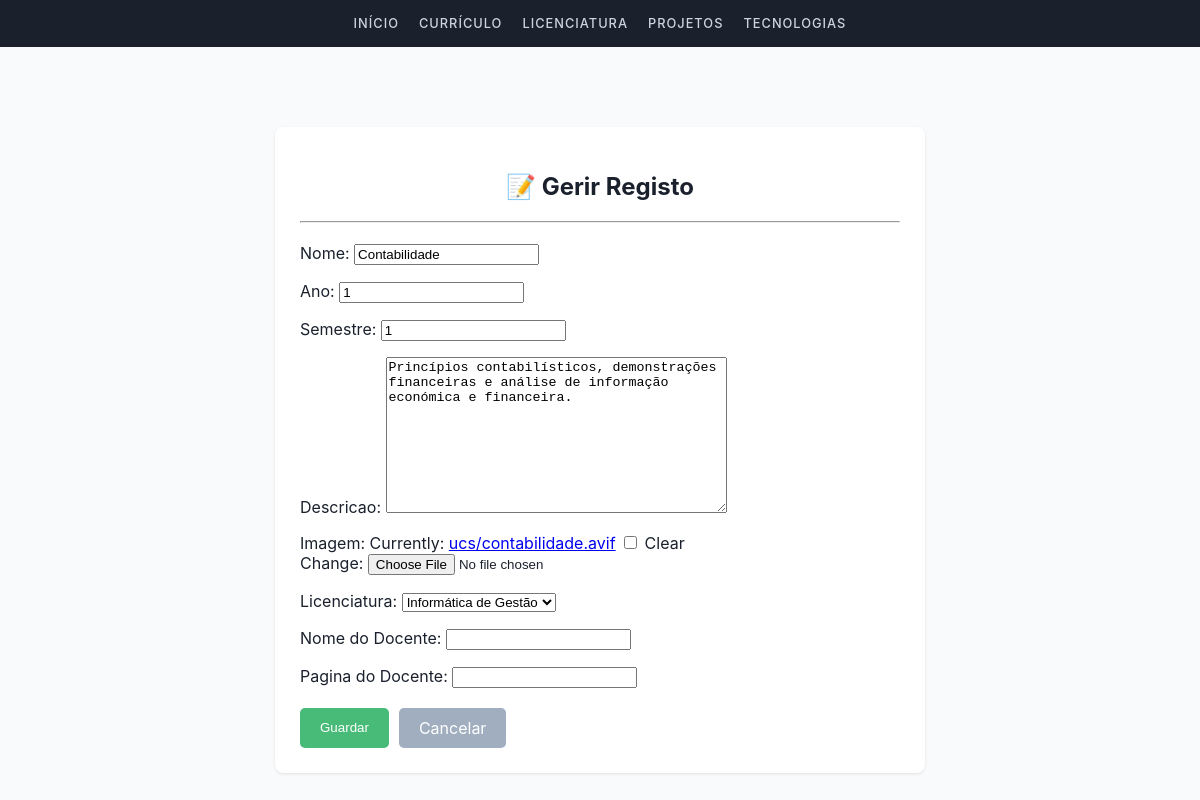
The page /portfolio/uc/24/editar/ on the database as committed earlier.
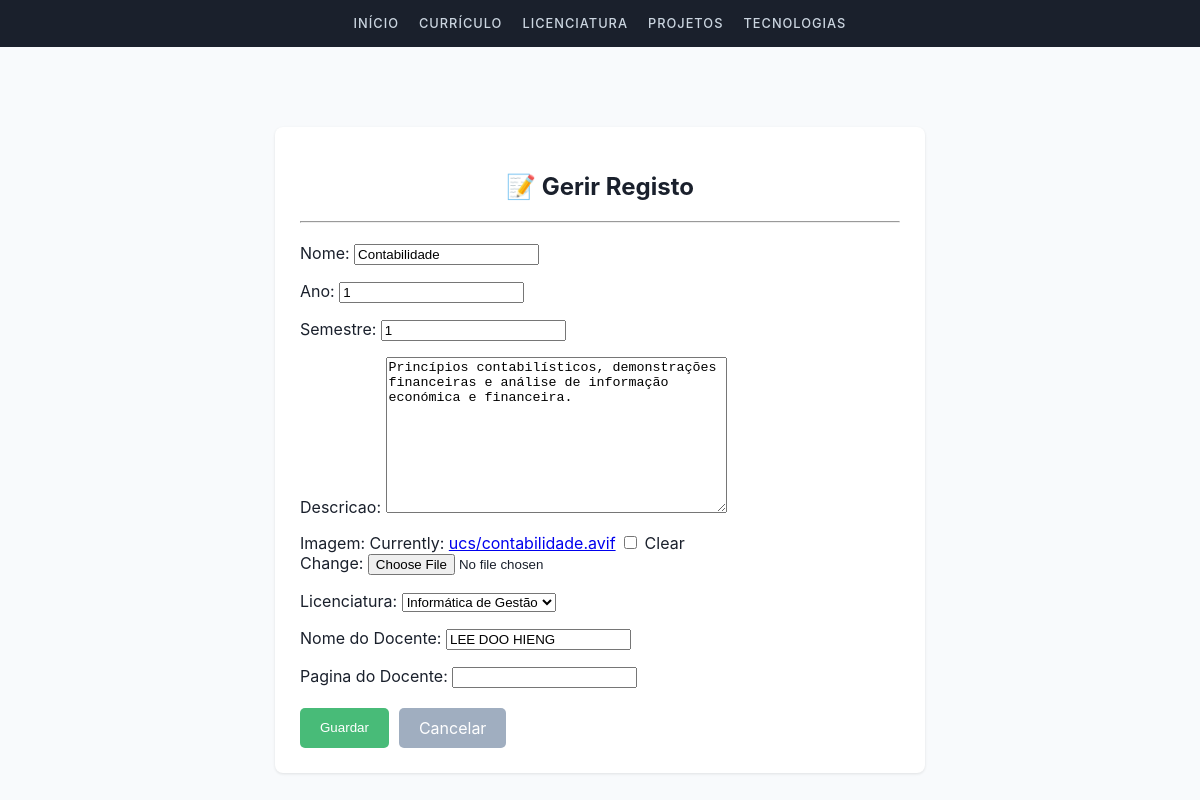
The same page on the database as committed later.
### portfolio/models.py (models this page shows, shortened)
class UnidadeCurricular(models.Model):
    nome = models.CharField(max_length=100)
    ano = models.IntegerField()
    semestre = models.IntegerField()
    descricao = models.TextField()
    imagem = models.ImageField(upload_to='ucs/', null=True, blank=True)
    licenciatura = models.ForeignKey('licenciatura', on_delete=models.CASCADE)
    Nome_do_Docente = models.CharField(max_length=100, null = True, blank = True)
    Pagina_do_Docente = models.URLField(null = True, blank = True)

class Licenciatura(models.Model):
    nome = models.CharField(max_length=100)
    universidade = models.CharField(max_length=100)
    descricao = models.TextField(max_length=700)
    def __str__(self):
        return self.nome

### portfolio/views.py (the view)
# urls.py: path('uc/<int:pk>/editar/', views.UCUpdateView.as_view(), name='uc_editar'),
class UCUpdateView(UpdateView):
    model = UnidadeCurricular
    form_class = UCForm
    template_name = 'portfolio/crud_form.html'
    success_url = reverse_lazy('licenciatura')

### portfolio/forms.py
class UCForm(forms.ModelForm):
    class Meta:
        model = UnidadeCurricular
        fields = '__all__'

### portfolio/templates/portfolio/crud_form.html (shortened to what this page needs)
{% extends "portfolio/base.html" %}
{% block content %}
<div class="card" style="max-width: 600px; margin: 40px auto; padding: 25px;">
    <h2 style="text-align: center;">📝 Gerir Registo</h2>
    <hr>
    <form method="post" enctype="multipart/form-data">
        <div style="text-align: justify; margin: 20px 0;">
            {{ form.as_p }}
        </div>
        <div style="display: flex; gap: 10px;">
            <button type="submit" style="background: #48bb78; color: white; padding: 10px 20px; border: none; border-radius: 5px; cursor: pointer;">Guardar</button>
            <a href="javascript:history.back()" style="background: #a0aec0; color: white; padding: 10px 20px; border-radius: 5px; text-decoration: none;">Cancelar</a>
        </div>
    </form>
</div>
{% endblock %}

Rows that differ between the two databases and show on the page:
changed UnidadeCurricular "Informática de Gestão": Nome_do_Docente (not shown) → "LEE DOO HIENG"
